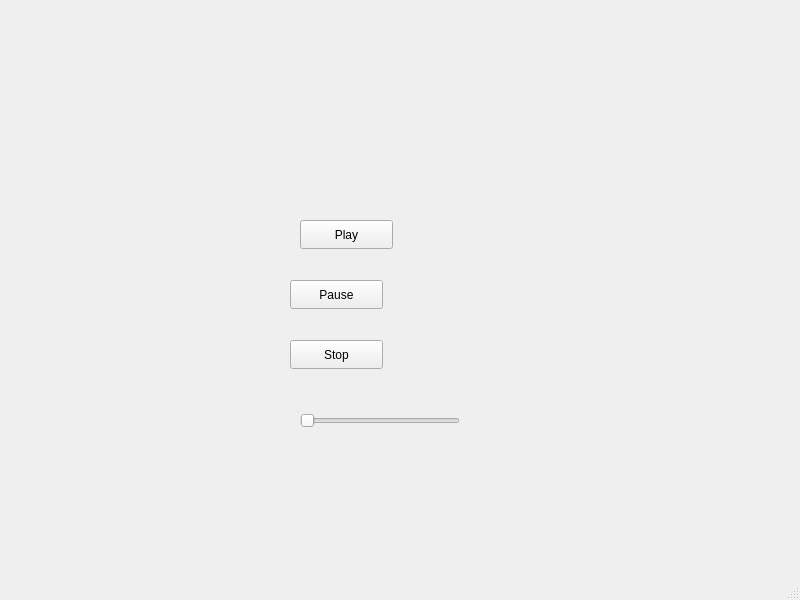
<?xml version="1.0" encoding="UTF-8"?>
<ui version="4.0">
 <class>MainWindow</class>
 <widget class="QMainWindow" name="MainWindow">
  <property name="geometry">
   <rect>
    <x>0</x>
    <y>0</y>
    <width>800</width>
    <height>600</height>
   </rect>
  </property>
  <property name="windowTitle">
   <string>MainWindow</string>
  </property>
  <widget class="QWidget" name="centralwidget">
   <widget class="QPushButton" name="playButton">
    <property name="geometry">
     <rect>
      <x>300</x>
      <y>220</y>
      <width>93</width>
      <height>29</height>
     </rect>
    </property>
    <property name="text">
     <string>Play</string>
    </property>
   </widget>
   <widget class="QPushButton" name="pauseButton">
    <property name="geometry">
     <rect>
      <x>290</x>
      <y>280</y>
      <width>93</width>
      <height>29</height>
     </rect>
    </property>
    <property name="text">
     <string>Pause</string>
    </property>
   </widget>
   <widget class="QPushButton" name="stopButton">
    <property name="geometry">
     <rect>
      <x>290</x>
      <y>340</y>
      <width>93</width>
      <height>29</height>
     </rect>
    </property>
    <property name="text">
     <string>Stop</string>
    </property>
   </widget>
   <widget class="QSlider" name="volumeSlider">
    <property name="geometry">
     <rect>
      <x>300</x>
      <y>410</y>
      <width>160</width>
      <height>22</height>
     </rect>
    </property>
    <property name="orientation">
     <enum>Qt::Horizontal</enum>
    </property>
   </widget>
  </widget>
  <widget class="QMenuBar" name="menubar">
   <property name="geometry">
    <rect>
     <x>0</x>
     <y>0</y>
     <width>800</width>
     <height>26</height>
    </rect>
   </property>
  </widget>
  <widget class="QStatusBar" name="statusbar"/>
 </widget>
 <resources/>
 <connections/>
</ui>
